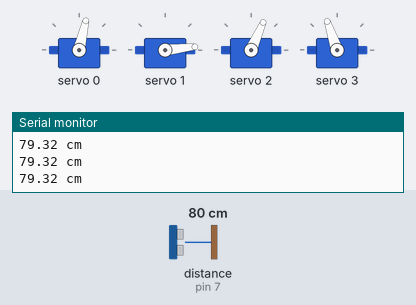
Bench run of a sketch on a simulated Arduino Uno, built with avr-gcc and run on an emulated ATmega328P. Parts: 4 × servo, the last lines printed to the serial monitor. Wiring (inferred from the names in the program): ultrasonic range finder: trigger pin 6; echo pin 7. Inputs (shaded band) come from the test bench; at power-on: distance to the obstacle (sensor on pin 7) 80 cm. The echo pulse lasts 58.3 µs per cm.

Above: at 4.2 s.
4.3 s: distance to the obstacle (sensor on pin 7) set to 12 cm
5.8 s: distance to the obstacle (sensor on pin 7) set to 9 cm
At 6.62 s:
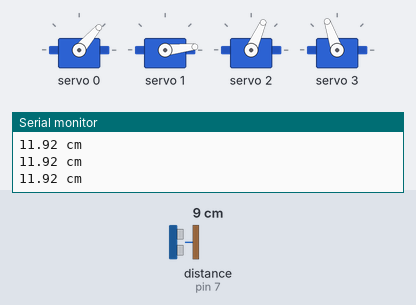
At 12.4 s:
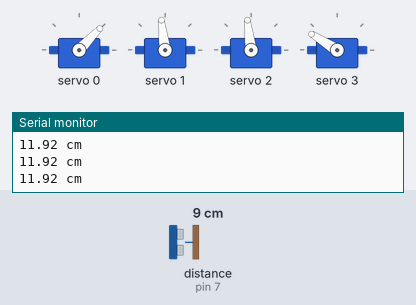
Timing chart, 0 to 20.2 s (numbered marks = the images above; inputs shaded):
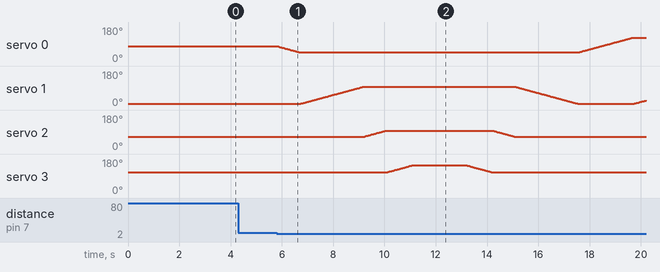

The sketch:

Arm_and_cyl_sensor.ino
```cpp
/*
Servo arm code and distance sensor
*/
#include <Servo.h>                //include the servo library
#include <Wire.h>
#include <Adafruit_PWMServoDriver.h>

const int trigPin = 6;           //connects to the trigger pin on the distance sensor
const int echoPin = 7;           //connects to the echo pin on the distance sensor

float distancecyl = 0;           //stores the distance measured by the distance sensor looking for cyliners

Servo myservo;                    //create a servo object

Adafruit_PWMServoDriver srituhobby = Adafruit_PWMServoDriver();
//define servos and pins
#define servo1 0
#define servo2 1
#define servo3 2
#define servo4 3


void setup()
{
  Serial.begin (9600);        //set up a serial connection with the computer

  pinMode(trigPin, OUTPUT);   //the trigger pin will output pulses of electricity
  pinMode(echoPin, INPUT);    //the echo pin will measure the duration of pulses coming back from the distance sensor

  // establish connection to servos
  srituhobby.begin();
  srituhobby.setPWMFreq(60);
  srituhobby.setPWM(servo1, 0, 330);
  srituhobby.setPWM(servo2, 0, 150);
  srituhobby.setPWM(servo3, 0, 300);
  srituhobby.setPWM(servo4, 0, 410);
  delay(3000);
}
void loop() {
  distancecyl = getDistance();   //variable to store the distance measured by the sensor

  if (distancecyl <= 10) {                       //if the object is close

    servo_positions();
    delay(100);                   //wait 100 milliseconds
  }
  else
  {
  Serial.print(distancecyl);     //print the distance that was measured
  Serial.println(" cm ");      //print units after the distance
  }
  delay(50);      //delay 50ms between each reading
}

//------------------FUNCTIONS-------------------------------

//RETURNS THE DISTANCE MEASURED BY THE DISTANCE SENSOR
float getDistance()
{
  float echoTime;                   //variable to store the time it takes for a ping to bounce off an object
  float calculatedDistance;         //variable to store the distance calculated from the echo time

  //send out an ultrasonic pulse that's 10ms long
  digitalWrite(trigPin, HIGH);
  delayMicroseconds(10);
  digitalWrite(trigPin, LOW);

  echoTime = pulseIn(echoPin, HIGH);      //use the pulsein command to see how long it takes for the pulse to bounce back to the sensor

  calculatedDistance = (echoTime * 0.034)/2 ;  //calculate the distance of the object that reflected the pulse

  return calculatedDistance;              //send back the distance that was calculated
}

//arm grabs cylinders 0 degree = 150 and 180 degree = 600
void servo_positions()
{
  for (int S1value = 330; S1value >= 250; S1value--) {
    srituhobby.setPWM(servo1, 0, S1value);
    delay(10);
  }

  for (int S2value = 150; S2value <= 380; S2value++) {
    srituhobby.setPWM(servo2, 0, S2value);
    delay(10);
  }

  for (int S3value = 300; S3value <= 380; S3value++) {
    srituhobby.setPWM(servo3, 0, S3value);
    delay(10);
  }

  for (int S4value = 410; S4value <= 510; S4value++) {
    srituhobby.setPWM(servo4, 0, S4value);
    delay(10);
  }
  ////////////////////////
  delay(2000);
  for (int S4value = 510; S4value > 410; S4value--) {
    srituhobby.setPWM(servo4, 0, S4value);
    delay(10);
  }

  for (int S3value = 380; S3value > 300; S3value--) {
    srituhobby.setPWM(servo3, 0, S3value);
    delay(10);
  }

  for (int S2value = 380; S2value > 150; S2value--) {
    srituhobby.setPWM(servo2, 0, S2value);
    delay(10);
  }

  for (int S1value = 250; S1value < 450; S1value++) {
    srituhobby.setPWM(servo1, 0, S1value);
    delay(10);
  }
  //////////////////////
  for (int S2value = 150; S2value <= 380; S2value++) {
    srituhobby.setPWM(servo2, 0, S2value);
    delay(10);
  }

  for (int S3value = 300; S3value <= 380; S3value++) {
    srituhobby.setPWM(servo3, 0, S3value);
    delay(10);
  }

  for (int S4value = 410; S4value <= 510; S4value++) {
    srituhobby.setPWM(servo4, 0, S4value);
    delay(10);
  }

  for (int S4value = 510; S4value > 410; S4value--) {
    srituhobby.setPWM(servo4, 0, S4value);
    delay(10);
  }
  ///////////////////
  for (int S3value = 380; S3value > 300; S3value--) {
    srituhobby.setPWM(servo3, 0, S3value);
    delay(10);
  }

  for (int S2value = 380; S2value > 150; S2value--) {
    srituhobby.setPWM(servo2, 0, S2value);
    delay(10);
  }

  for (int S1value = 450; S1value > 330; S1value--) {
    srituhobby.setPWM(servo1, 0, S1value);
    delay(10);
  }
}
```

Measured:
- the behaviour switches between 11 and 10 cm on distance to the obstacle (sensor on pin 7) (found by bisection; images 0 and 1)
- after the input at 5.8 s, servo 2: rises from 66° to 97° in 0.82 s, then falls to 66° in 5.0 s; servo 3: rises from 109° to 148° in 1.0 s, then falls to 109° in 3.1 s
